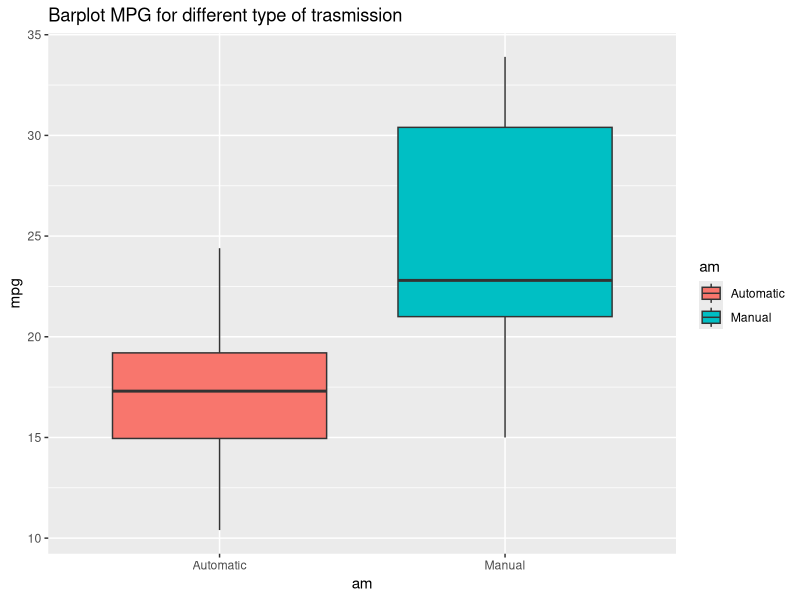

Reproduce this figure in R. (Note: this script raises an error after producing the figure.)
## ---- chunk 1
data(mtcars)
a.mpg<-mtcars$mpg[mtcars$am==0]
m.mpg<-mtcars$mpg[mtcars$am==1]
## ---- chunk 2
summary(a.mpg)
## ---- chunk 3
summary(m.mpg)
## ---- chunk 4
fit <- lm(mpg ~ am, data = mtcars)
coef(fit)
## ---- chunk 5
t.test(mpg ~ am, data = mtcars)
## ---- chunk 6
coef(lm(formula = mpg ~., data=mtcars))
## ---- chunk 7
summary(t<-lm(mpg ~ wt+qsec+am, mtcars))
## ---- chunk 8
leverage <- hatvalues(t)
tail(sort(leverage),4)
## ---- chunk 9
influential <- dfbetas(t)
tail(sort(influential[,4]),4)
## ---- chunk 10

library(ggplot2)
data(mtcars)
mtcars$am<-factor(mtcars$am,labels=c("Automatic","Manual"))

box<-ggplot(mtcars, aes(x=am, y=mpg, fill=am)) + geom_boxplot() + 
   ggtitle("Barplot MPG for different type of trasmission")

hist<-ggplot(mtcars, aes(x=mpg, fill=am)) +
  geom_histogram(binwidth =.5)+
  ggtitle("Histogram MPG for different type of trasmission")

dens<-ggplot(mtcars, aes(x=mpg, fill=am)) + geom_density(binwidth=0.5)+
  geom_vline(aes(xintercept=mean(m.mpg, na.rm=T)))+
  geom_vline(aes(xintercept=mean(a.mpg, na.rm=T)))+
  ggtitle("Density of MPG for different type of trasmission")
box
grid.arrange(hist,dens)
## ---- chunk 11
t<-lm(mpg ~ wt+qsec+am, mtcars)
par(mfrow = c(2, 2))
plot(t)

## ---- chunk 12
mtcars_new <- mtcars[, c(1, 6, 7, 9)]
par(mar = c(1, 1, 1, 1))  # set your new values 
pairs(mtcars_new, panel = panel.smooth, col = 9 + mtcars$wt)
